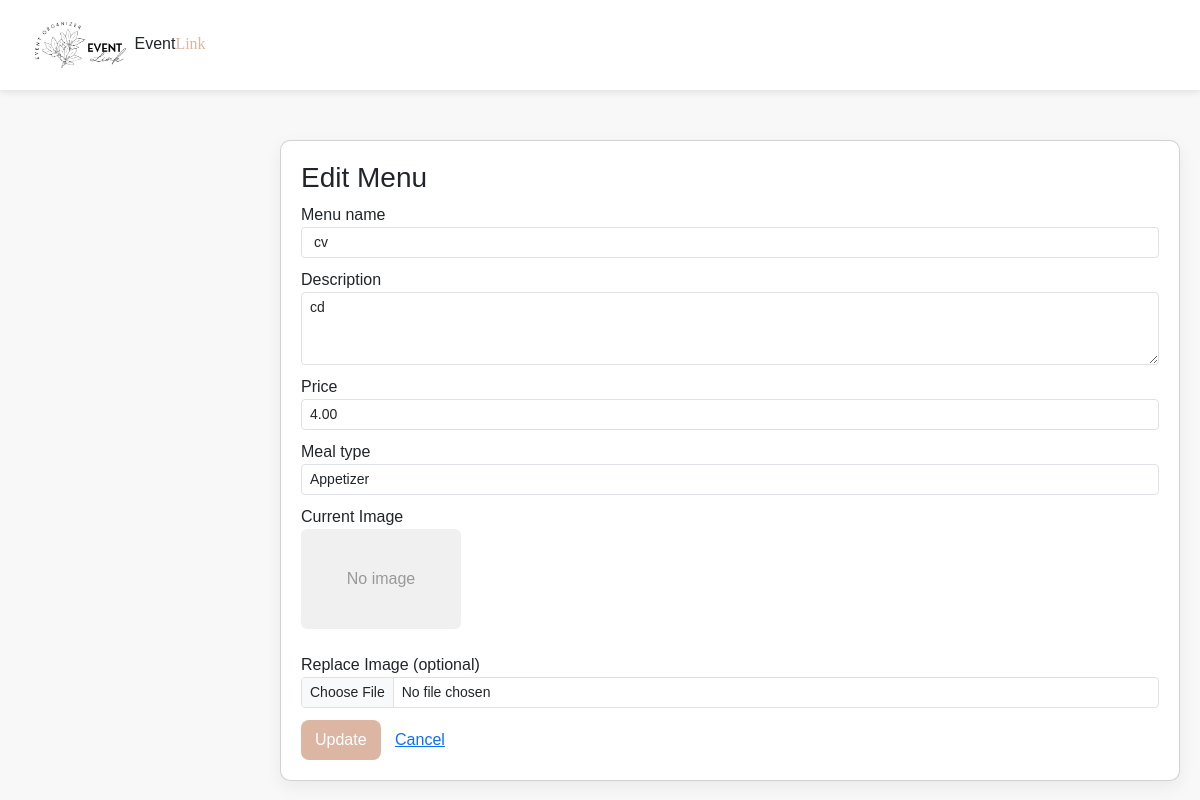
The app's page /php/admin_edit_menu.php?id=3 (signed in) with its own data.
### tables this page shows
CREATE TABLE `catering_menus` (
  `id` int(11) NOT NULL,
  `menu_name` varchar(255) NOT NULL,
  `description` text DEFAULT NULL,
  `price` decimal(10,2) DEFAULT NULL,
  `image` varchar(255) DEFAULT NULL,
  `meal_type` enum('Appetizer','Main Course','Side Dish','Dessert','Beverages','Salad') NOT NULL
);

### php/admin_edit_menu.php (the view, shortened to what this page needs)
<?php
try {
    $conn = new PDO("mysql:host=localhost;dbname=event_management", "root", "");
    $conn->setAttribute(PDO::ATTR_ERRMODE, PDO::ERRMODE_EXCEPTION);
    $id = isset($_GET['id']) ? (int)$_GET['id'] : 0;
    $stmt = $conn->prepare("SELECT * FROM catering_menus WHERE id = ?");
    $stmt->execute([$id]);
    $menu = $stmt->fetch(PDO::FETCH_ASSOC);
} catch (PDOException $e) {
    die("Error: " . $e->getMessage());
}
?>
<!doctype html>
<html lang="en">
<head>
<link rel="stylesheet" href="../bootstrap/bootstrap.css">
</head>
<body>
<header class="dashboard-header">
    <div class="logo"><img src="../img/logo.png" class="logo-img" style="width:100px" alt="Logo"> Event<span style="font-family:'Dancing Script',cursive;color:#dcb6a3">Link</span></div>
</header>
<div class="container">
    <div class="card">
        <h3>Edit Menu</h3>
        <form method="post" enctype="multipart/form-data">
            <label>Menu name</label>
            <input class="form-control form-control-sm" type="text" name="menu_name" required value="<?= htmlspecialchars($menu['menu_name']) ?>">
            <label>Description</label>
            <textarea class="form-control form-control-sm" name="description" rows="3"><?= htmlspecialchars($menu['description']) ?></textarea>
            <label>Price</label>
            <input class="form-control form-control-sm" type="number" name="price" step="0.01" min="0" value="<?= htmlspecialchars($menu['price']) ?>">
            <label>Meal type</label>
            <select class="form-control form-control-sm" name="meal_type">
                <?php foreach (['Appetizer','Main Course','Side Dish','Dessert','Beverages','Salad'] as $mt): ?>
                    <option <?= $menu['meal_type'] === $mt ? 'selected' : '' ?>><?= $mt ?></option>
                <?php endforeach; ?>
            </select>
            <label>Current Image</label><br>
            <?php if (!empty($menu['image']) && file_exists(__DIR__ . '/../uploads/' . $menu['image'])): ?>
                <img class="img-preview" src="../uploads/<?= htmlspecialchars($menu['image']) ?>" alt="">
            <?php else: ?>
                <div style="width:160px;height:100px;background:#f0f0f0;border-radius:6px;display:flex;align-items:center;justify-content:center;color:#999">No image</div>
            <?php endif; ?>
            <br>
            <label>Replace Image (optional)</label>
            <input class="form-control form-control-sm" type="file" name="image" accept="image/*">
            <div style="margin-top:12px">
                <button class="btn-save" type="submit">Update</button>
                <a href="admin_catering.php" style="margin-left:10px">Cancel</a>
            </div>
        </form>
    </div>
</div>
</body>
</html>

### php/admin_edit_menu.php (style rules this page uses)
body { font-family:'Poppins',sans-serif;margin:0;padding:0;margin-left:260px;background:#f8f8f8 }
.dashboard-header { position:fixed;top:0;left:0;right:0;height:90px;background:#fff;display:flex;justify-content:space-between;align-items:center;padding:0 30px;box-shadow:0 2px 8px rgba(0,0,0,.1);z-index:10 }
.container { margin-top:120px;padding:20px }
.card { background:#fff;padding:20px;border-radius:10px;box-shadow:0 6px 18px rgba(0,0,0,.06) }
.form-control { margin-bottom:10px }
.btn-save { background:#dcb6a3;color:#fff;border:none;padding:8px 14px;border-radius:8px }

### records on screen
catering_menus: menu_name "cv", description "cd", price "4.00", meal_type "Appetizer"
